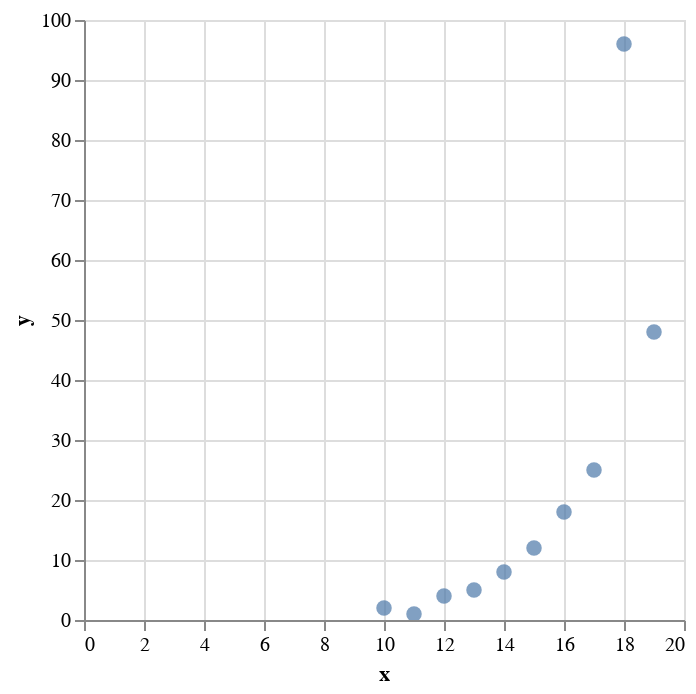

Source (notebook cell):
### Code cell
alt.Chart(array_df).mark_circle(size=60).encode(
    x="x",
    y="y",
).interactive()

### Figure 1 — Vega-Lite specification as saved in the notebook (floating-point values rounded to 4 significant figures)
{"config": {"view": {"continuousWidth": 300, "continuousHeight": 300}}, "data": {"name": "data-f8893d64872ebe0db3b020be3ef3db0c"}, "mark": {"type": "circle", "size": 60}, "encoding": {"x": {"field": "x", "type": "quantitative"}, "y": {"field": "y", "type": "quantitative"}}, "params": [{"name": "param_1", "select": {"type": "interval", "encodings": ["x", "y"]}, "bind": "scales"}], "$schema": "https://vega.github.io/schema/vega-lite/v5.16.3.json", "datasets": {"data-f8893d64872ebe0db3b020be3ef3db0c": [{"x": 10, "y": 2}, {"x": 11, "y": 1}, {"x": 12, "y": 4}, {"x": 13, "y": 5}, {"x": 14, "y": 8}, {"x": 15, "y": 12}, {"x": 16, "y": 18}, {"x": 17, "y": 25}, {"x": 18, "y": 96}, {"x": 19, "y": 48}]}}
